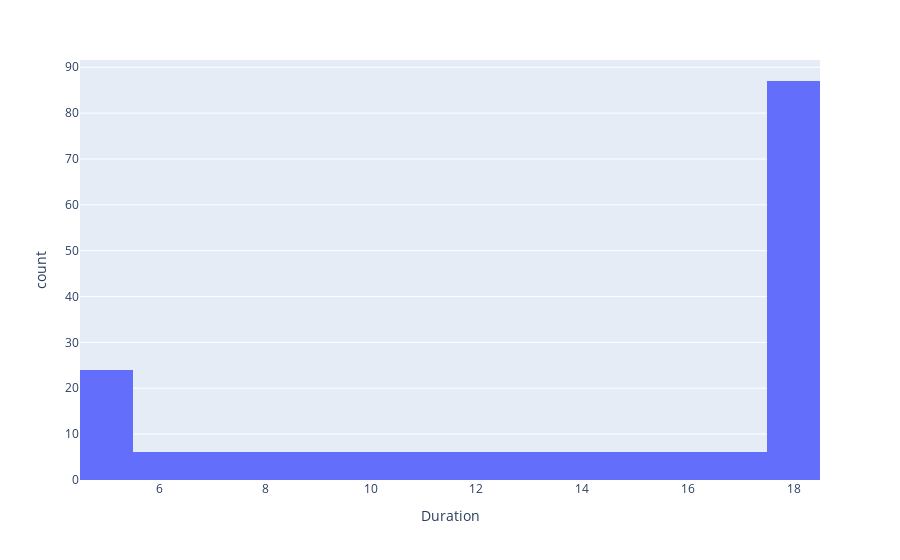

Here is the notebook cell this chart was saved with:
### Code cell
mainLogger.debug(f"max={max}")
fig = px.histogram(df_users, x="Duration", nbins=20)
fig.show()

### Figure 1 — Plotly figure (JSON) as saved in the notebook; plotly's stock layout.template omitted (floating-point values rounded to 4 significant figures; data arrays with more than 128 entries replaced by an {"elided": "..."} marker saying what was removed)
{"data": [{"alignmentgroup": "True", "bingroup": "x", "hovertemplate": "Duration=%{x}<br>count=%{y}<extra></extra>", "legendgroup": "", "marker": {"color": "#636efa", "pattern": {"shape": ""}}, "name": "", "nbinsx": 20, "offsetgroup": "", "orientation": "v", "showlegend": false, "type": "histogram", "x": {"elided": "201 int values"}, "xaxis": "x", "yaxis": "y"}], "layout": {"barmode": "relative", "legend": {"tracegroupgap": 0}, "margin": {"t": 60}, "xaxis": {"anchor": "y", "domain": [0, 1], "title": {"text": "Duration"}}, "yaxis": {"anchor": "x", "domain": [0, 1], "title": {"text": "count"}}}}
